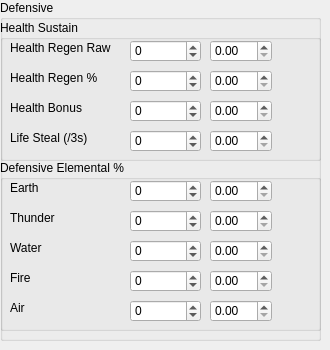
     <widget class="QWidget" name="tab_7">
      <attribute name="title">
       <string>Defensive</string>
      </attribute>
      <widget class="QGroupBox" name="groupBox_28">
       <property name="geometry">
        <rect>
         <x>0</x>
         <y>0</y>
         <width>321</width>
         <height>341</height>
        </rect>
       </property>
       <property name="title">
        <string>Defensive</string>
       </property>
       <widget class="QGroupBox" name="groupBox_22">
        <property name="geometry">
         <rect>
          <x>0</x>
          <y>20</y>
          <width>321</width>
          <height>141</height>
         </rect>
        </property>
        <property name="title">
         <string>Health Sustain</string>
        </property>
        <widget class="QLabel" name="label_48">
         <property name="geometry">
          <rect>
           <x>10</x>
           <y>20</y>
           <width>111</width>
           <height>16</height>
          </rect>
         </property>
         <property name="text">
          <string>Health Regen Raw</string>
         </property>
        </widget>
        <widget class="QDoubleSpinBox" name="dspin_wmult_health_regen">
         <property name="geometry">
          <rect>
           <x>210</x>
           <y>20</y>
           <width>62</width>
           <height>22</height>
          </rect>
         </property>
        </widget>
        <widget class="QLabel" name="label_49">
         <property name="geometry">
          <rect>
           <x>10</x>
           <y>50</y>
           <width>91</width>
           <height>16</height>
          </rect>
         </property>
         <property name="text">
          <string>Health Regen %</string>
         </property>
        </widget>
        <widget class="QDoubleSpinBox" name="dspin_wmult_health_regenperc">
         <property name="geometry">
          <rect>
           <x>210</x>
           <y>50</y>
           <width>62</width>
           <height>22</height>
          </rect>
         </property>
        </widget>
        <widget class="QLabel" name="label_50">
         <property name="geometry">
          <rect>
           <x>10</x>
           <y>80</y>
           <width>91</width>
           <height>16</height>
          </rect>
         </property>
         <property name="text">
          <string>Health Bonus</string>
         </property>
        </widget>
        <widget class="QDoubleSpinBox" name="dspin_wmult_health_bonus">
         <property name="geometry">
          <rect>
           <x>210</x>
           <y>80</y>
           <width>62</width>
           <height>22</height>
          </rect>
         </property>
        </widget>
        <widget class="QLabel" name="label_51">
         <property name="geometry">
          <rect>
           <x>10</x>
           <y>110</y>
           <width>91</width>
           <height>16</height>
          </rect>
         </property>
         <property name="text">
          <string>Life Steal (/3s)</string>
         </property>
        </widget>
        <widget class="QDoubleSpinBox" name="dspin_wmult_health_steal">
         <property name="geometry">
          <rect>
           <x>210</x>
           <y>110</y>
           <width>62</width>
           <height>22</height>
          </rect>
         </property>
        </widget>
        <widget class="QSpinBox" name="spin_health_regenperc">
         <property name="geometry">
          <rect>
           <x>130</x>
           <y>50</y>
           <width>71</width>
           <height>22</height>
          </rect>
         </property>
         <property name="minimum">
          <number>-999999999</number>
         </property>
         <property name="maximum">
          <number>999999999</number>
         </property>
        </widget>
        <widget class="QSpinBox" name="spin_health_regen">
         <property name="geometry">
          <rect>
           <x>130</x>
           <y>20</y>
           <width>71</width>
           <height>22</height>
          </rect>
         </property>
         <property name="minimum">
          <number>-999999999</number>
         </property>
         <property name="maximum">
          <number>999999999</number>
         </property>
        </widget>
        <widget class="QSpinBox" name="spin_health_bonus">
         <property name="geometry">
          <rect>
           <x>130</x>
           <y>80</y>
           <width>71</width>
           <height>22</height>
          </rect>
         </property>
         <property name="minimum">
          <number>-999999999</number>
         </property>
         <property name="maximum">
          <number>999999999</number>
         </property>
        </widget>
        <widget class="QSpinBox" name="spin_health_steal">
         <property name="geometry">
          <rect>
           <x>130</x>
           <y>110</y>
           <width>71</width>
           <height>22</height>
          </rect>
         </property>
         <property name="minimum">
          <number>-999999999</number>
         </property>
         <property name="maximum">
          <number>999999999</number>
         </property>
        </widget>
       </widget>
       <widget class="QGroupBox" name="groupBox_23">
        <property name="geometry">
         <rect>
          <x>0</x>
          <y>160</y>
          <width>321</width>
          <height>171</height>
         </rect>
        </property>
        <property name="title">
         <string>Defensive Elemental %</string>
        </property>
        <widget class="QLabel" name="label_52">
         <property name="geometry">
          <rect>
           <x>10</x>
           <y>20</y>
           <width>51</width>
           <height>16</height>
          </rect>
         </property>
         <property name="text">
          <string>Earth</string>
         </property>
        </widget>
        <widget class="QLabel" name="label_53">
         <property name="geometry">
          <rect>
           <x>10</x>
           <y>50</y>
           <width>51</width>
           <height>16</height>
          </rect>
         </property>
         <property name="text">
          <string>Thunder</string>
         </property>
        </widget>
        <widget class="QLabel" name="label_54">
         <property name="geometry">
          <rect>
           <x>10</x>
           <y>80</y>
           <width>51</width>
           <height>16</height>
          </rect>
         </property>
         <property name="text">
          <string>Water</string>
         </property>
        </widget>
        <widget class="QLabel" name="label_55">
         <property name="geometry">
          <rect>
           <x>10</x>
           <y>110</y>
           <width>51</width>
           <height>16</height>
          </rect>
         </property>
         <property name="text">
          <string>Fire</string>
         </property>
        </widget>
        <widget class="QLabel" name="label_56">
         <property name="geometry">
          <rect>
           <x>10</x>
           <y>140</y>
           <width>51</width>
           <height>16</height>
          </rect>
         </property>
         <property name="text">
          <string>Air</string>
         </property>
        </widget>
        <widget class="QDoubleSpinBox" name="dspin_wmult_elemdef_earth">
         <property name="geometry">
          <rect>
           <x>210</x>
           <y>20</y>
           <width>62</width>
           <height>22</height>
          </rect>
         </property>
        </widget>
        <widget class="QDoubleSpinBox" name="dspin_wmult_elemdef_thunder">
         <property name="geometry">
          <rect>
           <x>210</x>
           <y>50</y>
           <width>62</width>
           <height>22</height>
          </rect>
         </property>
        </widget>
        <widget class="QDoubleSpinBox" name="dspin_wmult_elemdef_water">
         <property name="geometry">
          <rect>
           <x>210</x>
           <y>80</y>
           <width>62</width>
           <height>22</height>
          </rect>
         </property>
        </widget>
        <widget class="QDoubleSpinBox" name="dspin_wmult_elemdef_fire">
         <property name="geometry">
          <rect>
           <x>210</x>
           <y>110</y>
           <width>62</width>
           <height>22</height>
          </rect>
         </property>
        </widget>
        <widget class="QDoubleSpinBox" name="dspin_wmult_elemdef_air">
         <property name="geometry">
          <rect>
           <x>210</x>
           <y>140</y>
           <width>62</width>
           <height>22</height>
          </rect>
         </property>
        </widget>
        <widget class="QSpinBox" name="spin_elemdef_earth">
         <property name="geometry">
          <rect>
           <x>130</x>
           <y>20</y>
           <width>71</width>
           <height>22</height>
          </rect>
         </property>
         <property name="minimum">
          <number>-999999999</number>
         </property>
         <property name="maximum">
          <number>999999999</number>
         </property>
        </widget>
        <widget class="QSpinBox" name="spin_elemdef_thunder">
         <property name="geometry">
          <rect>
           <x>130</x>
           <y>50</y>
           <width>71</width>
           <height>22</height>
          </rect>
         </property>
         <property name="minimum">
          <number>-999999999</number>
         </property>
         <property name="maximum">
          <number>999999999</number>
         </property>
        </widget>
        <widget class="QSpinBox" name="spin_elemdef_water">
         <property name="geometry">
          <rect>
           <x>130</x>
           <y>80</y>
           <width>71</width>
           <height>22</height>
          </rect>
         </property>
         <property name="minimum">
          <number>-999999999</number>
         </property>
         <property name="maximum">
          <number>999999999</number>
         </property>
        </widget>
        <widget class="QSpinBox" name="spin_elemdef_fire">
         <property name="geometry">
          <rect>
           <x>130</x>
           <y>110</y>
           <width>71</width>
           <height>22</height>
          </rect>
         </property>
         <property name="minimum">
          <number>-999999999</number>
         </property>
         <property name="maximum">
          <number>999999999</number>
         </property>
        </widget>
        <widget class="QSpinBox" name="spin_elemdef_air">
         <property name="geometry">
          <rect>
           <x>130</x>
           <y>140</y>
           <width>71</width>
           <height>22</height>
          </rect>
         </property>
         <property name="minimum">
          <number>-999999999</number>
         </property>
         <property name="maximum">
          <number>999999999</number>
         </property>
        </widget>
       </widget>
      </widget>
     </widget>
